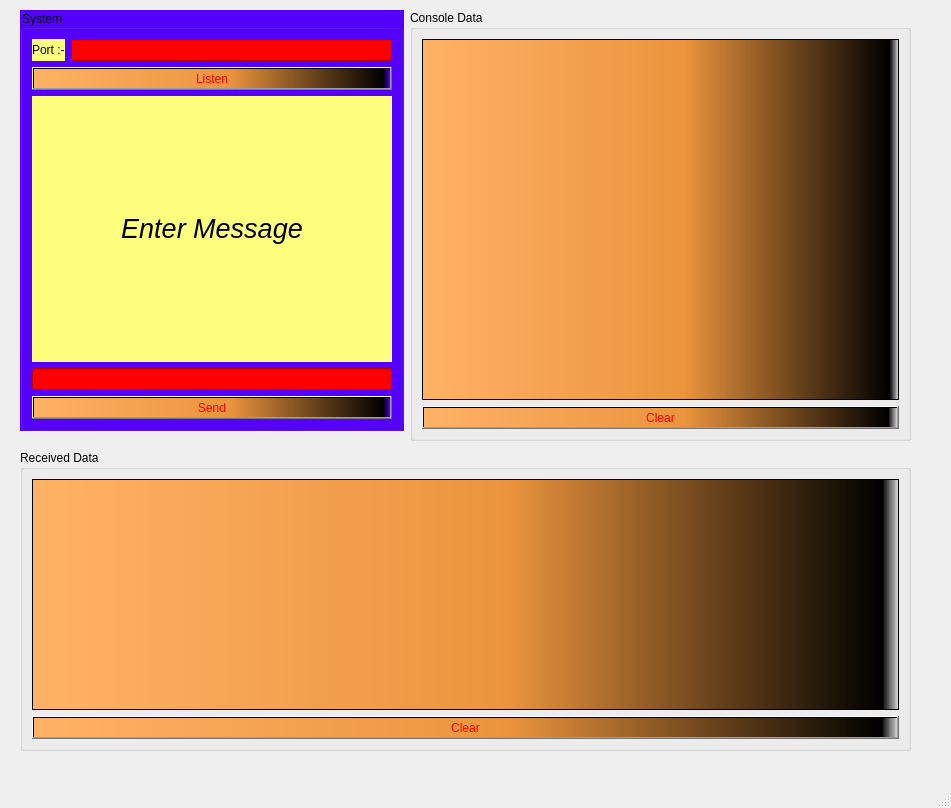
<?xml version="1.0" encoding="UTF-8"?>
<ui version="4.0">
 <class>MainWindow</class>
 <widget class="QMainWindow" name="MainWindow">
  <property name="geometry">
   <rect>
    <x>0</x>
    <y>0</y>
    <width>951</width>
    <height>808</height>
   </rect>
  </property>
  <property name="windowTitle">
   <string>MainWindow</string>
  </property>
  <widget class="QWidget" name="centralwidget">
   <widget class="QGroupBox" name="gbSystem">
    <property name="geometry">
     <rect>
      <x>20</x>
      <y>10</y>
      <width>384</width>
      <height>421</height>
     </rect>
    </property>
    <property name="styleSheet">
     <string notr="true">background-color: rgb(85, 0, 255);</string>
    </property>
    <property name="title">
     <string>System</string>
    </property>
    <layout class="QGridLayout" name="gridLayout">
     <item row="0" column="0">
      <layout class="QVBoxLayout" name="verticalLayout">
       <item>
        <layout class="QHBoxLayout" name="horizontalLayout">
         <item>
          <widget class="QLabel" name="lPort">
           <property name="styleSheet">
            <string notr="true">background-color: rgb(255, 255, 127);
color: rgb(0, 0, 0);
font: 700 14pt &quot;Segoe UI&quot;;</string>
           </property>
           <property name="text">
            <string>Port :-</string>
           </property>
          </widget>
         </item>
         <item>
          <widget class="QLineEdit" name="lePort">
           <property name="styleSheet">
            <string notr="true">color: rgb(0, 0, 0);
background-color: rgb(255, 0, 0);
font: 700 14pt &quot;Segoe Script&quot;;</string>
           </property>
          </widget>
         </item>
        </layout>
       </item>
       <item>
        <widget class="QPushButton" name="pbStart">
         <property name="styleSheet">
          <string notr="true">font: 700 20pt &quot;Segoe UI&quot;;
color: rgb(255, 0, 0);
background-color: qlineargradient(spread:pad, x1:0, y1:0, x2:1, y2:0, stop:0 rgba(255, 178, 102, 255), stop:0.55 rgba(235, 148, 61, 255), stop:0.98 rgba(0, 0, 0, 255), stop:1 rgba(0, 0, 0, 0));</string>
         </property>
         <property name="text">
          <string>Listen</string>
         </property>
        </widget>
       </item>
      </layout>
     </item>
     <item row="1" column="0">
      <widget class="QLabel" name="lPort_2">
       <property name="styleSheet">
        <string notr="true">background-color: rgb(255, 255, 127);
color: rgb(0, 0, 0);
font: 700 14pt &quot;Segoe UI&quot;;</string>
       </property>
       <property name="text">
        <string>&lt;html&gt;&lt;head/&gt;&lt;body&gt;&lt;p align=&quot;center&quot;&gt;&lt;span style=&quot; font-size:20pt; font-style:italic;&quot;&gt;Enter Message&lt;/span&gt;&lt;/p&gt;&lt;/body&gt;&lt;/html&gt;</string>
       </property>
      </widget>
     </item>
     <item row="2" column="0">
      <widget class="QLineEdit" name="leData">
       <property name="styleSheet">
        <string notr="true">color: rgb(0, 0, 0);
background-color: rgb(255, 0, 0);
font: 700 14pt &quot;Segoe Script&quot;;</string>
       </property>
      </widget>
     </item>
     <item row="3" column="0">
      <widget class="QPushButton" name="pbSend">
       <property name="styleSheet">
        <string notr="true">font: 700 20pt &quot;Segoe UI&quot;;
color: rgb(255, 0, 0);
background-color: qlineargradient(spread:pad, x1:0, y1:0, x2:1, y2:0, stop:0 rgba(255, 178, 102, 255), stop:0.55 rgba(235, 148, 61, 255), stop:0.98 rgba(0, 0, 0, 255), stop:1 rgba(0, 0, 0, 0));</string>
       </property>
       <property name="text">
        <string>Send</string>
       </property>
      </widget>
     </item>
    </layout>
   </widget>
   <widget class="QGroupBox" name="groupBox">
    <property name="geometry">
     <rect>
      <x>410</x>
      <y>10</y>
      <width>501</width>
      <height>431</height>
     </rect>
    </property>
    <property name="title">
     <string>Console Data</string>
    </property>
    <layout class="QGridLayout" name="gridLayout_2">
     <item row="0" column="0">
      <widget class="QListWidget" name="lwConsole">
       <property name="styleSheet">
        <string notr="true">font: 700 14pt &quot;Segoe UI&quot;;
background-color: qlineargradient(spread:pad, x1:0, y1:0, x2:1, y2:0, stop:0 rgba(255, 178, 102, 255), stop:0.55 rgba(235, 148, 61, 255), stop:0.98 rgba(0, 0, 0, 255), stop:1 rgba(0, 0, 0, 0));
color: rgb(255, 0, 127);</string>
       </property>
       <property name="verticalScrollMode">
        <enum>QAbstractItemView::ScrollMode::ScrollPerPixel</enum>
       </property>
       <property name="horizontalScrollMode">
        <enum>QAbstractItemView::ScrollMode::ScrollPerPixel</enum>
       </property>
       <property name="wordWrap">
        <bool>true</bool>
       </property>
      </widget>
     </item>
     <item row="1" column="0">
      <widget class="QPushButton" name="pbClearConsole">
       <property name="styleSheet">
        <string notr="true">font: 700 20pt &quot;Segoe UI&quot;;
color: rgb(255, 0, 0);
background-color: qlineargradient(spread:pad, x1:0, y1:0, x2:1, y2:0, stop:0 rgba(255, 178, 102, 255), stop:0.55 rgba(235, 148, 61, 255), stop:0.98 rgba(0, 0, 0, 255), stop:1 rgba(0, 0, 0, 0));</string>
       </property>
       <property name="text">
        <string>Clear</string>
       </property>
      </widget>
     </item>
    </layout>
   </widget>
   <widget class="QGroupBox" name="groupBox_2">
    <property name="geometry">
     <rect>
      <x>20</x>
      <y>450</y>
      <width>891</width>
      <height>301</height>
     </rect>
    </property>
    <property name="title">
     <string>Received Data</string>
    </property>
    <layout class="QGridLayout" name="gridLayout_3">
     <item row="0" column="0">
      <widget class="QListWidget" name="lwReceived">
       <property name="styleSheet">
        <string notr="true">font: 700 14pt &quot;Segoe UI&quot;;
background-color: qlineargradient(spread:pad, x1:0, y1:0, x2:1, y2:0, stop:0 rgba(255, 178, 102, 255), stop:0.55 rgba(235, 148, 61, 255), stop:0.98 rgba(0, 0, 0, 255), stop:1 rgba(0, 0, 0, 0));
color: rgb(255, 0, 127);</string>
       </property>
       <property name="verticalScrollMode">
        <enum>QAbstractItemView::ScrollMode::ScrollPerPixel</enum>
       </property>
       <property name="horizontalScrollMode">
        <enum>QAbstractItemView::ScrollMode::ScrollPerPixel</enum>
       </property>
       <property name="wordWrap">
        <bool>true</bool>
       </property>
      </widget>
     </item>
     <item row="1" column="0">
      <widget class="QPushButton" name="pbClearReceived">
       <property name="styleSheet">
        <string notr="true">font: 700 20pt &quot;Segoe UI&quot;;
color: rgb(255, 0, 0);
background-color: qlineargradient(spread:pad, x1:0, y1:0, x2:1, y2:0, stop:0 rgba(255, 178, 102, 255), stop:0.55 rgba(235, 148, 61, 255), stop:0.98 rgba(0, 0, 0, 255), stop:1 rgba(0, 0, 0, 0));</string>
       </property>
       <property name="text">
        <string>Clear</string>
       </property>
      </widget>
     </item>
    </layout>
   </widget>
  </widget>
  <widget class="QMenuBar" name="menubar">
   <property name="geometry">
    <rect>
     <x>0</x>
     <y>0</y>
     <width>951</width>
     <height>25</height>
    </rect>
   </property>
  </widget>
  <widget class="QStatusBar" name="statusbar"/>
 </widget>
 <resources/>
 <connections>
  <connection>
   <sender>pbClearConsole</sender>
   <signal>clicked()</signal>
   <receiver>lwConsole</receiver>
   <slot>clear()</slot>
   <hints>
    <hint type="sourcelabel">
     <x>562</x>
     <y>423</y>
    </hint>
    <hint type="destinationlabel">
     <x>624</x>
     <y>259</y>
    </hint>
   </hints>
  </connection>
  <connection>
   <sender>pbClearReceived</sender>
   <signal>clicked()</signal>
   <receiver>lwReceived</receiver>
   <slot>clear()</slot>
   <hints>
    <hint type="sourcelabel">
     <x>439</x>
     <y>723</y>
    </hint>
    <hint type="destinationlabel">
     <x>422</x>
     <y>618</y>
    </hint>
   </hints>
  </connection>
 </connections>
</ui>
